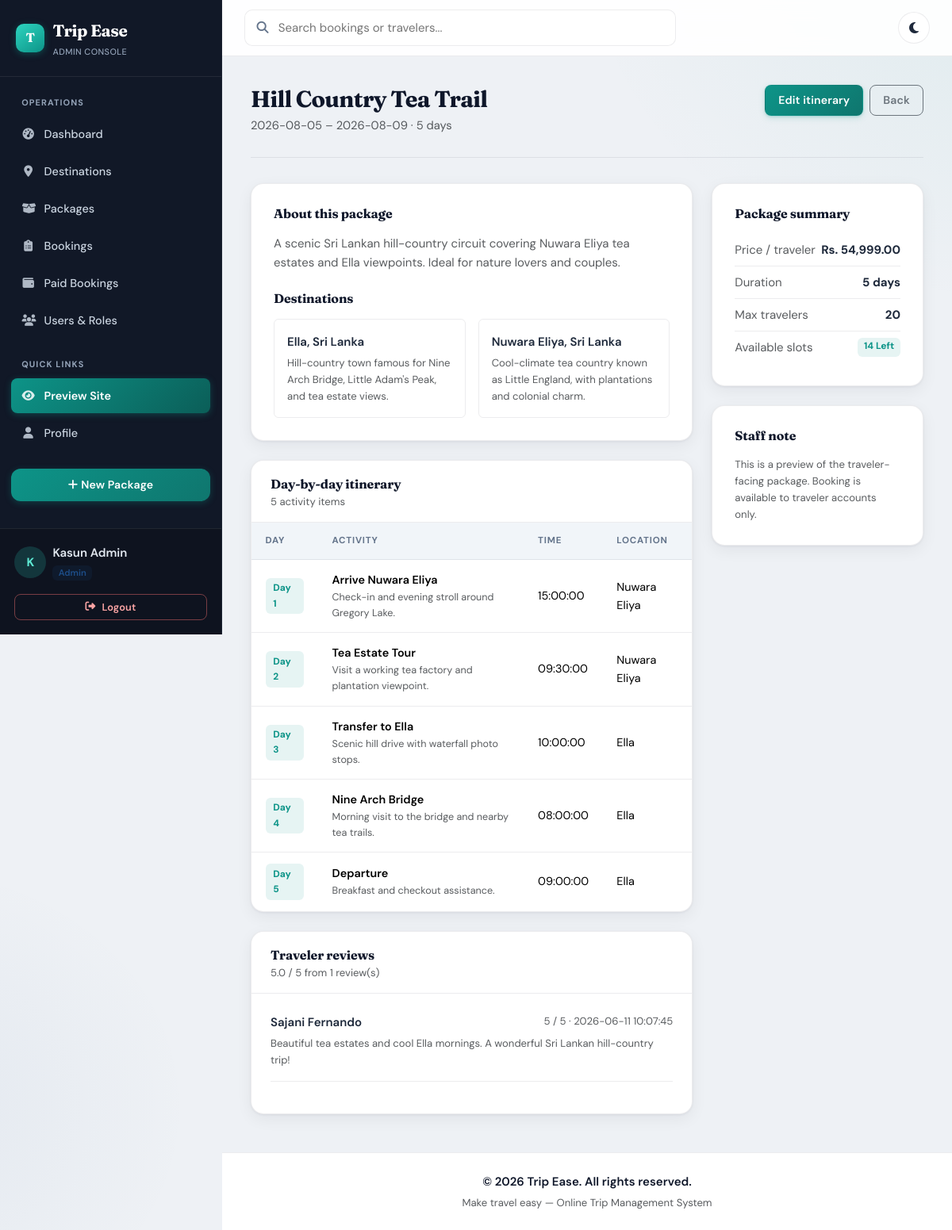
/trips/view.php?id=1 (signed in), run on the app's committed database.
### tables this page shows
CREATE TABLE IF NOT EXISTS packages (
    package_id INT AUTO_INCREMENT PRIMARY KEY,
    title VARCHAR(180) NOT NULL,
    description TEXT NOT NULL,
    price DECIMAL(10,2) NOT NULL DEFAULT 0.00,
    duration_days INT NOT NULL,
    max_participants INT NOT NULL DEFAULT 1,
    available_slots INT NOT NULL DEFAULT 1,
    image VARCHAR(255) NULL,
    inclusions TEXT NULL,
    exclusions TEXT NULL,
    start_date DATE NULL,
    end_date DATE NULL,
    created_by INT NOT NULL,
    status ENUM('active', 'inactive') NOT NULL DEFAULT 'active',
    created_at TIMESTAMP NOT NULL DEFAULT CURRENT_TIMESTAMP,
    updated_at TIMESTAMP NOT NULL DEFAULT CURRENT_TIMESTAMP ON UPDATE CURRENT_TIMESTAMP,
    CONSTRAINT fk_packages_created_by FOREIGN KEY (created_by) REFERENCES users(user_id) ON DELETE RESTRICT
);

CREATE TABLE IF NOT EXISTS destinations (
    destination_id INT AUTO_INCREMENT PRIMARY KEY,
    name VARCHAR(120) NOT NULL,
    country VARCHAR(120) NOT NULL,
    description TEXT NULL,
    image VARCHAR(255) NULL,
    status ENUM('active', 'inactive') NOT NULL DEFAULT 'active',
    created_at TIMESTAMP NOT NULL DEFAULT CURRENT_TIMESTAMP,
    updated_at TIMESTAMP NOT NULL DEFAULT CURRENT_TIMESTAMP ON UPDATE CURRENT_TIMESTAMP
);

CREATE TABLE IF NOT EXISTS itineraries (
    itinerary_id INT AUTO_INCREMENT PRIMARY KEY,
    package_id INT NOT NULL,
    day_number INT NOT NULL,
    activity_title VARCHAR(180) NOT NULL,
    description TEXT NULL,
    activity_time TIME NULL,
    location VARCHAR(180) NULL,
    created_at TIMESTAMP NOT NULL DEFAULT CURRENT_TIMESTAMP,
    updated_at TIMESTAMP NOT NULL DEFAULT CURRENT_TIMESTAMP ON UPDATE CURRENT_TIMESTAMP,
    CONSTRAINT fk_itineraries_package FOREIGN KEY (package_id) REFERENCES packages(package_id) ON DELETE CASCADE
);

CREATE TABLE IF NOT EXISTS reviews (
    review_id INT AUTO_INCREMENT PRIMARY KEY,
    user_id INT NOT NULL,
    package_id INT NOT NULL,
    rating TINYINT NOT NULL,
    comment TEXT NULL,
    review_date TIMESTAMP NOT NULL DEFAULT CURRENT_TIMESTAMP,
    CONSTRAINT chk_reviews_rating CHECK (rating BETWEEN 1 AND 5),
    CONSTRAINT uq_reviews_user_package UNIQUE (user_id, package_id),
    CONSTRAINT fk_reviews_user FOREIGN KEY (user_id) REFERENCES users(user_id) ON DELETE RESTRICT,
    CONSTRAINT fk_reviews_package FOREIGN KEY (package_id) REFERENCES packages(package_id) ON DELETE RESTRICT
);

CREATE TABLE IF NOT EXISTS users (
    user_id INT AUTO_INCREMENT PRIMARY KEY,
    name VARCHAR(100) NOT NULL,
    email VARCHAR(150) NOT NULL UNIQUE,
    password_hash VARCHAR(255) NOT NULL,
    phone VARCHAR(20) NULL,
    role ENUM('traveler', 'admin') NOT NULL DEFAULT 'traveler',
    status ENUM('active', 'inactive') NOT NULL DEFAULT 'active',
    profile_image VARCHAR(255) NULL,
    created_at TIMESTAMP NOT NULL DEFAULT CURRENT_TIMESTAMP,
    updated_at TIMESTAMP NOT NULL DEFAULT CURRENT_TIMESTAMP ON UPDATE CURRENT_TIMESTAMP
);

### includes/auth.php (called while the page is built, shortened)
<?php
require_once __DIR__ . "/app.php";
function currentUserRole(): string
{
    return $_SESSION["user_role"] ?? "traveler";
}
function isAdmin(): bool
{
    return currentUserRole() === "admin";
}

### includes/app.php (called while the page is built, shortened)
<?php
function appUrl(string $path = ""): string
{
    $base = rtrim(APP_BASE_PATH, "/");
    return $base . "/" . ltrim($path, "/");
}

### trips/view.php (the view, shortened to what this page needs)
<?php
require_once __DIR__ . "/../includes/auth.php";
require_once __DIR__ . "/../includes/header.php";
$packageId = (int)($_GET["id"] ?? 0);
$packageStmt = $pdo->prepare(
    "SELECT package_id, title, description, price, duration_days, max_participants, available_slots, start_date, end_date, status
     FROM packages
     WHERE package_id = :id"
);
$packageStmt->execute(["id" => $packageId]);
$package = $packageStmt->fetch();
$destinationStmt = $pdo->prepare(
    "SELECT d.destination_id, d.name, d.country, d.description
     FROM package_destinations pd
     INNER JOIN destinations d ON d.destination_id = pd.destination_id
     WHERE pd.package_id = :id AND d.status = 'active'
     ORDER BY d.name ASC"
);
$destinationStmt->execute(["id" => $packageId]);
$destinations = $destinationStmt->fetchAll();
$itineraryStmt = $pdo->prepare(
    "SELECT itinerary_id, day_number, activity_title, description, activity_time, location
     FROM itineraries
     WHERE package_id = :id
     ORDER BY day_number ASC, activity_time ASC, itinerary_id ASC"
);
$itineraryStmt->execute(["id" => $packageId]);
$itineraries = $itineraryStmt->fetchAll();
$reviewsStmt = $pdo->prepare(
    "SELECT r.rating, r.comment, r.review_date, u.name AS reviewer_name
     FROM reviews r
     INNER JOIN users u ON u.user_id = r.user_id
     WHERE r.package_id = :id
     ORDER BY r.review_date DESC"
);
$reviewsStmt->execute(["id" => $packageId]);
$reviews = $reviewsStmt->fetchAll();
$avgRating = 0.0;
if ($reviews) {
    $avgRating = array_sum(array_column($reviews, "rating")) / count($reviews);
}
$slots = (int)$package["available_slots"];
$isStaff = isAdmin();
?>
<div class="page-header">
    <div>
        <h2><?= htmlspecialchars($package["title"]) ?></h2>
        <p class="text-muted mb-0">
            <?= htmlspecialchars((string)$package["start_date"]) ?> – <?= htmlspecialchars((string)$package["end_date"]) ?>
            · <?= (int)$package["duration_days"] ?> days
        </p>
    </div>
    <div class="d-flex gap-2 flex-wrap">
        <?php if (isAdmin()): ?>
            <a class="btn btn-primary" href="<?= htmlspecialchars(appUrl('/admin/itineraries/manage.php?package_id=' . (int)$package["package_id"])) ?>">Edit itinerary</a>
        <?php endif; ?>
        <a class="btn btn-outline-secondary" href="<?= htmlspecialchars(appUrl(PACKAGES_LIST_PATH)) ?>">Back</a>
    </div>
</div>
<div class="row g-4">
    <div class="col-lg-8">
        <div class="card card-modern mb-4">
            <div class="card-body p-4">
                <h5 class="mb-3">About this package</h5>
                <p class="text-muted mb-4" style="white-space: pre-line;"><?= htmlspecialchars($package["description"]) ?></p>
                <h5 class="mb-3">Destinations</h5>
                <?php if ($destinations): ?>
                    <div class="row g-3">
                        <?php foreach ($destinations as $destination): ?>
                            <div class="col-md-6">
                                <div class="p-3 border rounded h-100" style="border-color: var(--card-border) !important;">
                                    <div class="fw-semibold"><?= htmlspecialchars($destination["name"]) ?>, <?= htmlspecialchars($destination["country"]) ?></div>
                                    <div class="small text-muted mt-1"><?= htmlspecialchars((string)($destination["description"] ?? "")) ?></div>
                                </div>
                            </div>
                        <?php endforeach; ?>
                    </div>
                <?php else: ?>
                    <p class="text-muted mb-0">No destination details added yet.</p>
                <?php endif; ?>
            </div>
        </div>
        <div class="card card-modern card-panel mb-4">
            <div class="card-body p-0">
                <div class="panel-toolbar">
                    <div>
                        <h5 class="mb-0">Day-by-day itinerary</h5>
                        <p class="text-muted small mb-0"><?= count($itineraries) ?> activity item<?= count($itineraries) === 1 ? "" : "s" ?></p>
                    </div>
                </div>
                <div class="table-responsive">
                    <table class="table table-app align-middle mb-0">
                        <thead>
                            <tr>
                                <th>Day</th>
                                <th>Activity</th>
                                <th>Time</th>
                                <th>Location</th>
                            </tr>
                        </thead>
                        <tbody>
                        <?php foreach ($itineraries as $item): ?>
                            <tr>
                                <td><span class="chip">Day <?= (int)$item["day_number"] ?></span></td>
                                <td>
                                    <div class="fw-semibold"><?= htmlspecialchars($item["activity_title"]) ?></div>
                                    <div class="small text-muted"><?= htmlspecialchars((string)($item["description"] ?? "")) ?></div>
                                </td>
                                <td class="text-nowrap"><?= htmlspecialchars((string)($item["activity_time"] ?? "—")) ?></td>
                                <td><?= htmlspecialchars((string)($item["location"] ?? "—")) ?></td>
                            </tr>
                        <?php endforeach; ?>
                        </tbody>
                    </table>
                </div>
            </div>
        </div>
        <div class="card card-modern card-panel" id="reviews">
            <div class="card-body p-0">
                <div class="panel-toolbar">
                    <div>
                        <h5 class="mb-0">Traveler reviews</h5>
                        <p class="text-muted small mb-0">
                            <?= $reviews ? number_format($avgRating, 1) . " / 5 from " . count($reviews) . " review(s)" : "No reviews yet" ?>
                        </p>
                    </div>
                </div>
                <div class="p-4">
                    <?php if ($reviews): ?>
                        <?php foreach ($reviews as $review): ?>
                            <div class="mb-3 pb-3 border-bottom" style="border-color: var(--card-border) !important;">
                                <div class="d-flex justify-content-between gap-2 flex-wrap mb-1">
                                    <div class="fw-semibold"><?= htmlspecialchars($review["reviewer_name"]) ?></div>
                                    <div class="small text-muted"><?= (int)$review["rating"] ?> / 5 · <?= htmlspecialchars($review["review_date"]) ?></div>
                                </div>
                                <p class="text-muted small mb-0"><?= htmlspecialchars((string)($review["comment"] ?? "")) ?></p>
                            </div>
                        <?php endforeach; ?>
                    <?php else: ?>
                        <p class="text-muted mb-0">No reviews yet for this package.</p>
                    <?php endif; ?>
                </div>
            </div>
        </div>
    </div>
    <div class="col-lg-4">
        <div class="card card-modern mb-4">
            <div class="card-body p-4">
                <h5 class="mb-3">Package summary</h5>
                <div class="d-flex justify-content-between py-2 border-bottom" style="border-color: var(--card-border) !important;">
                    <span class="text-muted">Price / traveler</span>
                    <strong>Rs. <?= number_format((float)$package["price"], 2) ?></strong>
                </div>
                <div class="d-flex justify-content-between py-2 border-bottom" style="border-color: var(--card-border) !important;">
                    <span class="text-muted">Duration</span>
                    <strong><?= (int)$package["duration_days"] ?> days</strong>
                </div>
                <div class="d-flex justify-content-between py-2 border-bottom" style="border-color: var(--card-border) !important;">
                    <span class="text-muted">Max travelers</span>
                    <strong><?= (int)$package["max_participants"] ?></strong>
                </div>
                <div class="d-flex justify-content-between py-2">
                    <span class="text-muted">Available slots</span>
                    <span class="badge badge-soft"><?= $slots > 0 ? $slots . " left" : "Sold out" ?></span>
                </div>
            </div>
        </div>
        <div class="card card-modern">
            <div class="card-body p-4">
                <h5 class="mb-3"><?= $isStaff ? "Staff note" : "Book now" ?></h5>
                <?php if ($isStaff): ?>
                    <p class="text-muted small mb-0">This is a preview of the traveler-facing package. Booking is available to traveler accounts only.</p>
                <?php elseif ($slots <= 0): ?>
                    <div class="alert alert-warning border-0 mb-0">This package is currently sold out.</div>
                <?php endif; ?>
            </div>
        </div>
    </div>
</div>
<?php require_once __DIR__ . "/../includes/footer.php"; ?>

### data on the page
packages: title "Hill Country Tea Trail", start_date "2026-08-05", end_date "2026-08-09", duration_days "5", description "A scenic Sri Lankan hill-country circuit covering Nuwara Eliya tea estates and Ella viewpoints. Ideal for nature lovers and couples.", price "54,999.00", max_participants "20", available_slots "14"
destinations: name "Ella", country "Sri Lanka", description "Hill-country town famous for Nine Arch Bridge, Little Adam's Peak, and tea estate views."
destinations: name "Nuwara Eliya", country "Sri Lanka", description "Cool-climate tea country known as Little England, with plantations and colonial charm."
itineraries: day_number "1", activity_title "Arrive Nuwara Eliya", description "Check-in and evening stroll around Gregory Lake.", activity_time "15:00:00", location "Nuwara Eliya"
itineraries: day_number "2", activity_title "Tea Estate Tour", description "Visit a working tea factory and plantation viewpoint.", activity_time "09:30:00", location "Nuwara Eliya"
itineraries: day_number "3", activity_title "Transfer to Ella", description "Scenic hill drive with waterfall photo stops.", activity_time "10:00:00", location "Ella"
itineraries: day_number "4", activity_title "Nine Arch Bridge", description "Morning visit to the bridge and nearby tea trails.", activity_time "08:00:00", location "Ella"
itineraries: day_number "5", activity_title "Departure", description "Breakfast and checkout assistance.", activity_time "09:00:00", location "Ella"
reviews: user.name "Sajani Fernando", rating "5", review_date "2026-06-11 10:07:45", comment "Beautiful tea estates and cool Ella mornings. A wonderful Sri Lankan hill-country trip!"

### other printed values
substr($_SESSION["user_name"] ?? "U", 0, 1) "K"
$_SESSION["user_name"] "Kasun Admin"
currentUserRole() "Admin"
count($itineraries) "5"
$avgRating "5.0"
count($reviews) "1"
